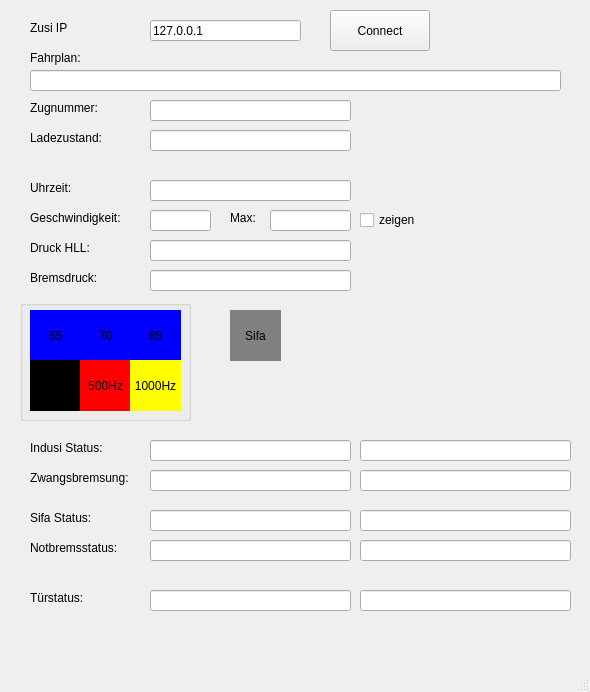
<?xml version="1.0" encoding="UTF-8"?>
<ui version="4.0">
 <class>MainWindow</class>
 <widget class="QMainWindow" name="MainWindow">
  <property name="geometry">
   <rect>
    <x>0</x>
    <y>0</y>
    <width>590</width>
    <height>692</height>
   </rect>
  </property>
  <property name="windowTitle">
   <string>ZusiData</string>
  </property>
  <widget class="QWidget" name="centralwidget">
   <widget class="QLabel" name="label">
    <property name="geometry">
     <rect>
      <x>30</x>
      <y>210</y>
      <width>121</width>
      <height>16</height>
     </rect>
    </property>
    <property name="text">
     <string>Geschwindigkeit:</string>
    </property>
   </widget>
   <widget class="QLineEdit" name="geschwindigkeit">
    <property name="geometry">
     <rect>
      <x>150</x>
      <y>210</y>
      <width>61</width>
      <height>21</height>
     </rect>
    </property>
    <property name="readOnly">
     <bool>true</bool>
    </property>
   </widget>
   <widget class="QLabel" name="label_2">
    <property name="geometry">
     <rect>
      <x>30</x>
      <y>240</y>
      <width>101</width>
      <height>16</height>
     </rect>
    </property>
    <property name="text">
     <string>Druck HLL:</string>
    </property>
   </widget>
   <widget class="QLineEdit" name="druckhll">
    <property name="geometry">
     <rect>
      <x>150</x>
      <y>240</y>
      <width>201</width>
      <height>21</height>
     </rect>
    </property>
    <property name="readOnly">
     <bool>true</bool>
    </property>
   </widget>
   <widget class="QGroupBox" name="groupBox">
    <property name="geometry">
     <rect>
      <x>20</x>
      <y>300</y>
      <width>171</width>
      <height>121</height>
     </rect>
    </property>
    <property name="title">
     <string/>
    </property>
    <widget class="QLabel" name="lm_u">
     <property name="geometry">
      <rect>
       <x>10</x>
       <y>10</y>
       <width>51</width>
       <height>51</height>
      </rect>
     </property>
     <property name="autoFillBackground">
      <bool>false</bool>
     </property>
     <property name="styleSheet">
      <string notr="true">background-color: blue;</string>
     </property>
     <property name="text">
      <string>55</string>
     </property>
     <property name="alignment">
      <set>Qt::AlignCenter</set>
     </property>
    </widget>
    <widget class="QLabel" name="lm_m">
     <property name="geometry">
      <rect>
       <x>60</x>
       <y>10</y>
       <width>51</width>
       <height>51</height>
      </rect>
     </property>
     <property name="autoFillBackground">
      <bool>false</bool>
     </property>
     <property name="styleSheet">
      <string notr="true">background-color: blue;</string>
     </property>
     <property name="text">
      <string>70</string>
     </property>
     <property name="alignment">
      <set>Qt::AlignCenter</set>
     </property>
    </widget>
    <widget class="QLabel" name="lm_o">
     <property name="geometry">
      <rect>
       <x>110</x>
       <y>10</y>
       <width>51</width>
       <height>51</height>
      </rect>
     </property>
     <property name="autoFillBackground">
      <bool>false</bool>
     </property>
     <property name="styleSheet">
      <string notr="true">background-color: blue;</string>
     </property>
     <property name="text">
      <string>85</string>
     </property>
     <property name="alignment">
      <set>Qt::AlignCenter</set>
     </property>
    </widget>
    <widget class="QLabel" name="lm_40">
     <property name="geometry">
      <rect>
       <x>10</x>
       <y>60</y>
       <width>51</width>
       <height>51</height>
      </rect>
     </property>
     <property name="autoFillBackground">
      <bool>false</bool>
     </property>
     <property name="styleSheet">
      <string notr="true">background-color: black</string>
     </property>
     <property name="text">
      <string>Befehl
40</string>
     </property>
     <property name="alignment">
      <set>Qt::AlignCenter</set>
     </property>
    </widget>
    <widget class="QLabel" name="lm_500">
     <property name="geometry">
      <rect>
       <x>60</x>
       <y>60</y>
       <width>51</width>
       <height>51</height>
      </rect>
     </property>
     <property name="autoFillBackground">
      <bool>false</bool>
     </property>
     <property name="styleSheet">
      <string notr="true">background-color: red;</string>
     </property>
     <property name="text">
      <string>500Hz</string>
     </property>
     <property name="alignment">
      <set>Qt::AlignCenter</set>
     </property>
    </widget>
    <widget class="QLabel" name="lm_1000">
     <property name="geometry">
      <rect>
       <x>110</x>
       <y>60</y>
       <width>51</width>
       <height>51</height>
      </rect>
     </property>
     <property name="autoFillBackground">
      <bool>false</bool>
     </property>
     <property name="styleSheet">
      <string notr="true">background-color: yellow;</string>
     </property>
     <property name="text">
      <string>1000Hz</string>
     </property>
     <property name="alignment">
      <set>Qt::AlignCenter</set>
     </property>
    </widget>
   </widget>
   <widget class="QLabel" name="lm_sifa">
    <property name="geometry">
     <rect>
      <x>230</x>
      <y>310</y>
      <width>51</width>
      <height>51</height>
     </rect>
    </property>
    <property name="autoFillBackground">
     <bool>false</bool>
    </property>
    <property name="styleSheet">
     <string notr="true">background-color: gray;</string>
    </property>
    <property name="text">
     <string>Sifa</string>
    </property>
    <property name="alignment">
     <set>Qt::AlignCenter</set>
    </property>
   </widget>
   <widget class="QLabel" name="label_10">
    <property name="geometry">
     <rect>
      <x>30</x>
      <y>440</y>
      <width>91</width>
      <height>16</height>
     </rect>
    </property>
    <property name="text">
     <string>Indusi Status:</string>
    </property>
   </widget>
   <widget class="QLineEdit" name="indusistatus">
    <property name="geometry">
     <rect>
      <x>150</x>
      <y>440</y>
      <width>201</width>
      <height>21</height>
     </rect>
    </property>
    <property name="alignment">
     <set>Qt::AlignCenter</set>
    </property>
    <property name="readOnly">
     <bool>true</bool>
    </property>
   </widget>
   <widget class="QLabel" name="label_11">
    <property name="geometry">
     <rect>
      <x>30</x>
      <y>510</y>
      <width>111</width>
      <height>16</height>
     </rect>
    </property>
    <property name="text">
     <string>Sifa Status:</string>
    </property>
   </widget>
   <widget class="QLineEdit" name="sifastatus">
    <property name="geometry">
     <rect>
      <x>150</x>
      <y>510</y>
      <width>201</width>
      <height>21</height>
     </rect>
    </property>
    <property name="alignment">
     <set>Qt::AlignCenter</set>
    </property>
    <property name="readOnly">
     <bool>true</bool>
    </property>
   </widget>
   <widget class="QLabel" name="label_12">
    <property name="geometry">
     <rect>
      <x>30</x>
      <y>180</y>
      <width>121</width>
      <height>16</height>
     </rect>
    </property>
    <property name="text">
     <string>Uhrzeit:</string>
    </property>
   </widget>
   <widget class="QLineEdit" name="uhrzeit">
    <property name="geometry">
     <rect>
      <x>150</x>
      <y>180</y>
      <width>201</width>
      <height>21</height>
     </rect>
    </property>
    <property name="readOnly">
     <bool>true</bool>
    </property>
   </widget>
   <widget class="QLabel" name="label_13">
    <property name="geometry">
     <rect>
      <x>30</x>
      <y>540</y>
      <width>111</width>
      <height>16</height>
     </rect>
    </property>
    <property name="text">
     <string>Notbremsstatus:</string>
    </property>
   </widget>
   <widget class="QLineEdit" name="nbuestatus">
    <property name="geometry">
     <rect>
      <x>150</x>
      <y>540</y>
      <width>201</width>
      <height>21</height>
     </rect>
    </property>
    <property name="alignment">
     <set>Qt::AlignCenter</set>
    </property>
    <property name="readOnly">
     <bool>true</bool>
    </property>
   </widget>
   <widget class="QLineEdit" name="sifabauart">
    <property name="geometry">
     <rect>
      <x>360</x>
      <y>510</y>
      <width>211</width>
      <height>21</height>
     </rect>
    </property>
    <property name="alignment">
     <set>Qt::AlignCenter</set>
    </property>
    <property name="readOnly">
     <bool>true</bool>
    </property>
   </widget>
   <widget class="QLineEdit" name="indusibauart">
    <property name="geometry">
     <rect>
      <x>360</x>
      <y>440</y>
      <width>211</width>
      <height>21</height>
     </rect>
    </property>
    <property name="alignment">
     <set>Qt::AlignCenter</set>
    </property>
    <property name="readOnly">
     <bool>true</bool>
    </property>
   </widget>
   <widget class="QLineEdit" name="nbuebauart">
    <property name="geometry">
     <rect>
      <x>360</x>
      <y>540</y>
      <width>211</width>
      <height>21</height>
     </rect>
    </property>
    <property name="alignment">
     <set>Qt::AlignCenter</set>
    </property>
    <property name="readOnly">
     <bool>true</bool>
    </property>
   </widget>
   <widget class="QLineEdit" name="indusizwangsbremsung">
    <property name="geometry">
     <rect>
      <x>150</x>
      <y>470</y>
      <width>201</width>
      <height>21</height>
     </rect>
    </property>
    <property name="alignment">
     <set>Qt::AlignCenter</set>
    </property>
    <property name="readOnly">
     <bool>true</bool>
    </property>
   </widget>
   <widget class="QLabel" name="label_14">
    <property name="geometry">
     <rect>
      <x>30</x>
      <y>470</y>
      <width>111</width>
      <height>16</height>
     </rect>
    </property>
    <property name="text">
     <string>Zwangsbremsung:</string>
    </property>
   </widget>
   <widget class="QLineEdit" name="indusizusatzinfo">
    <property name="geometry">
     <rect>
      <x>360</x>
      <y>470</y>
      <width>211</width>
      <height>21</height>
     </rect>
    </property>
    <property name="alignment">
     <set>Qt::AlignCenter</set>
    </property>
    <property name="readOnly">
     <bool>true</bool>
    </property>
   </widget>
   <widget class="QLineEdit" name="sollgeschwindigkeit">
    <property name="geometry">
     <rect>
      <x>270</x>
      <y>210</y>
      <width>81</width>
      <height>21</height>
     </rect>
    </property>
    <property name="readOnly">
     <bool>true</bool>
    </property>
   </widget>
   <widget class="QLabel" name="label_15">
    <property name="geometry">
     <rect>
      <x>30</x>
      <y>590</y>
      <width>111</width>
      <height>16</height>
     </rect>
    </property>
    <property name="text">
     <string>Türstatus:</string>
    </property>
   </widget>
   <widget class="QLineEdit" name="tuerenlinks">
    <property name="geometry">
     <rect>
      <x>150</x>
      <y>590</y>
      <width>201</width>
      <height>21</height>
     </rect>
    </property>
    <property name="alignment">
     <set>Qt::AlignCenter</set>
    </property>
    <property name="readOnly">
     <bool>true</bool>
    </property>
   </widget>
   <widget class="QLineEdit" name="tuerenrechts">
    <property name="geometry">
     <rect>
      <x>360</x>
      <y>590</y>
      <width>211</width>
      <height>21</height>
     </rect>
    </property>
    <property name="alignment">
     <set>Qt::AlignCenter</set>
    </property>
    <property name="readOnly">
     <bool>true</bool>
    </property>
   </widget>
   <widget class="QLabel" name="label_16">
    <property name="geometry">
     <rect>
      <x>30</x>
      <y>20</y>
      <width>121</width>
      <height>16</height>
     </rect>
    </property>
    <property name="text">
     <string>Zusi IP</string>
    </property>
   </widget>
   <widget class="QLineEdit" name="zusi_ip">
    <property name="geometry">
     <rect>
      <x>150</x>
      <y>20</y>
      <width>151</width>
      <height>21</height>
     </rect>
    </property>
    <property name="text">
     <string>127.0.0.1</string>
    </property>
   </widget>
   <widget class="QPushButton" name="connectButton">
    <property name="geometry">
     <rect>
      <x>330</x>
      <y>10</y>
      <width>100</width>
      <height>41</height>
     </rect>
    </property>
    <property name="text">
     <string>Connect</string>
    </property>
   </widget>
   <widget class="QLineEdit" name="zugnummer">
    <property name="geometry">
     <rect>
      <x>150</x>
      <y>100</y>
      <width>201</width>
      <height>21</height>
     </rect>
    </property>
    <property name="readOnly">
     <bool>true</bool>
    </property>
   </widget>
   <widget class="QLabel" name="label_17">
    <property name="geometry">
     <rect>
      <x>30</x>
      <y>100</y>
      <width>121</width>
      <height>16</height>
     </rect>
    </property>
    <property name="text">
     <string>Zugnummer:</string>
    </property>
   </widget>
   <widget class="QLineEdit" name="fahrplan">
    <property name="geometry">
     <rect>
      <x>30</x>
      <y>70</y>
      <width>531</width>
      <height>21</height>
     </rect>
    </property>
    <property name="readOnly">
     <bool>true</bool>
    </property>
   </widget>
   <widget class="QLabel" name="label_18">
    <property name="geometry">
     <rect>
      <x>30</x>
      <y>50</y>
      <width>121</width>
      <height>16</height>
     </rect>
    </property>
    <property name="text">
     <string>Fahrplan:</string>
    </property>
   </widget>
   <widget class="QLineEdit" name="ladezustand">
    <property name="geometry">
     <rect>
      <x>150</x>
      <y>130</y>
      <width>201</width>
      <height>21</height>
     </rect>
    </property>
    <property name="readOnly">
     <bool>true</bool>
    </property>
   </widget>
   <widget class="QLabel" name="label_19">
    <property name="geometry">
     <rect>
      <x>30</x>
      <y>130</y>
      <width>121</width>
      <height>16</height>
     </rect>
    </property>
    <property name="text">
     <string>Ladezustand:</string>
    </property>
   </widget>
   <widget class="QLineEdit" name="bremsdruck">
    <property name="geometry">
     <rect>
      <x>150</x>
      <y>270</y>
      <width>201</width>
      <height>21</height>
     </rect>
    </property>
    <property name="readOnly">
     <bool>true</bool>
    </property>
   </widget>
   <widget class="QLabel" name="label_3">
    <property name="geometry">
     <rect>
      <x>30</x>
      <y>270</y>
      <width>101</width>
      <height>16</height>
     </rect>
    </property>
    <property name="text">
     <string>Bremsdruck:</string>
    </property>
   </widget>
   <widget class="QLabel" name="label_4">
    <property name="geometry">
     <rect>
      <x>230</x>
      <y>210</y>
      <width>51</width>
      <height>16</height>
     </rect>
    </property>
    <property name="text">
     <string>Max:</string>
    </property>
   </widget>
   <widget class="QCheckBox" name="sollgeschwindigkeit_check">
    <property name="geometry">
     <rect>
      <x>360</x>
      <y>210</y>
      <width>85</width>
      <height>20</height>
     </rect>
    </property>
    <property name="text">
     <string>zeigen</string>
    </property>
   </widget>
  </widget>
  <widget class="QMenuBar" name="menubar">
   <property name="geometry">
    <rect>
     <x>0</x>
     <y>0</y>
     <width>590</width>
     <height>33</height>
    </rect>
   </property>
  </widget>
  <widget class="QStatusBar" name="statusbar"/>
 </widget>
 <resources/>
 <connections/>
</ui>
